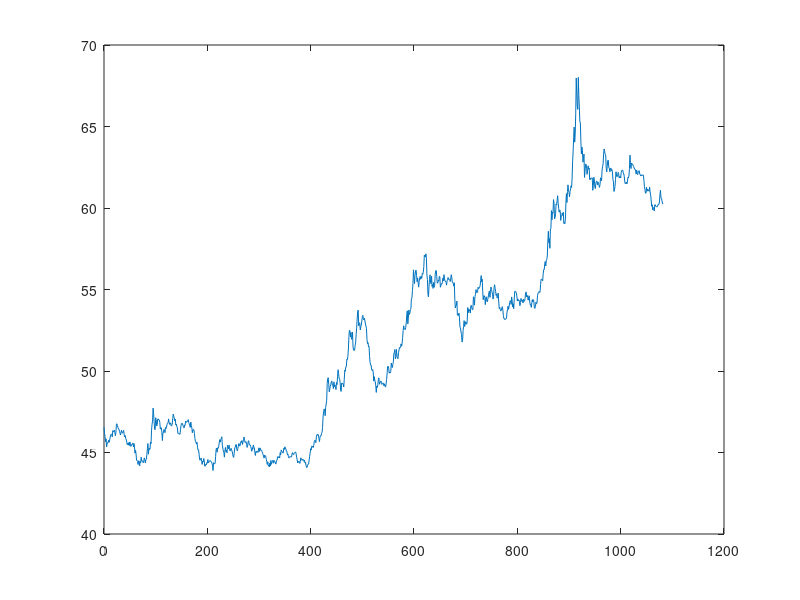

MATLAB code for this plot: (Note: this script raises an error after producing the figure.)
clear all;
clc;
load dataINR

t = dataUSD2INR(:, 1); 
x = dataUSD2INR(:, 6); 
figure(1); 
plot(t,x);

for k=9:1080,
% Putting one week, 2 and 1 day delay and +1 and 2 days
Data(k-8,:)=[x(k-7) x(k-2) x(k-1) x(k) x(k+1) x(k+2)];
end
len=size(Data);

% The Training Data
TRNData=Data(1:(len(1)/2), :);
% The Checking Data
CHKData=Data(((len(1)/2)+1):end, :);

FIS = genfis1(TRNData);
figure(2)
%plotting the membership functions
for i=1:5
subplot(2,3,i)
plotmf(FIS, 'input', i)
end

% Creating the ANFIS
[FIS,ERROR,STEPSIZE,CHKFIS,CHKERROR] = anfis(TRNData,FIS,[],[],CHKData);

figure(3)
% plotting the membership functions
for j=1:5
subplot(2,3,j)
plotmf(CHKFIS, 'input', 1)
end
figure(4)
TRN=[TRNData(:,1) TRNData(:,2) TRNData(:,3) TRNData(:,4) TRNData(:,5)];
CHK=[CHKData(:,1) CHKData(:,2) CHKData(:,3) CHKData(:,4) CHKData(:,5)];
output = evalfis([TRN; CHK], CHKFIS);
index = 1:len(1);
t = dataUSD2INR(:, 1);
% plotting the data and the predicted data
subplot(2,1,1), plot(t(index), [x(index) output]);
% plotting the error
subplot(2,1,2), plot(t(index), x(index) - output,'r');
figure(5)
plot([ERROR; CHKERROR]);